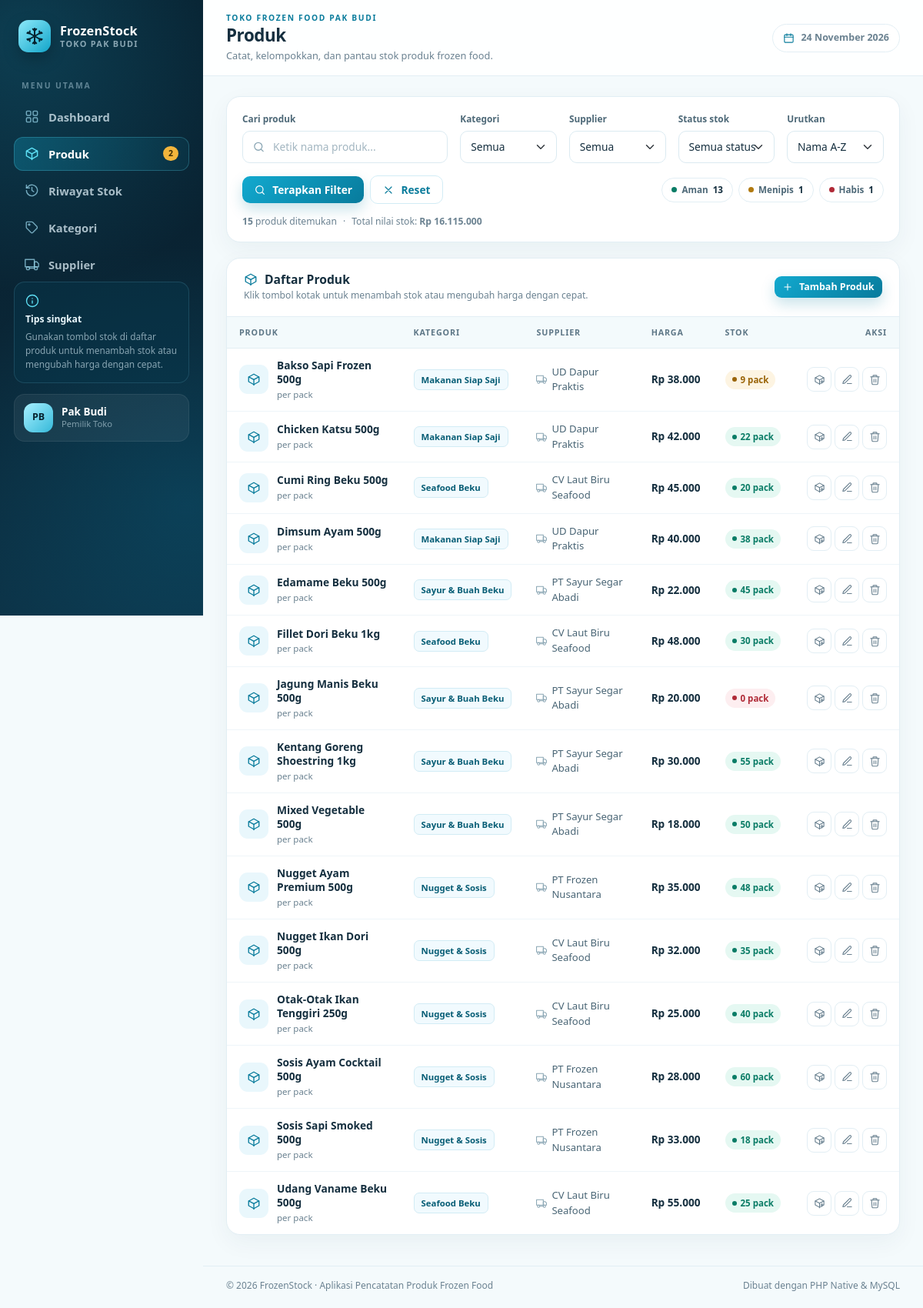
/produk.php, run on the app's committed database.
### tables this page shows
CREATE TABLE `produk` (
  `id`           INT UNSIGNED NOT NULL AUTO_INCREMENT,
  `nama_produk`  VARCHAR(120) NOT NULL,
  `kategori_id`  INT UNSIGNED NOT NULL,
  `supplier_id`  INT UNSIGNED NOT NULL,
  `harga`        DECIMAL(12, 2) NOT NULL,
  `stok`         INT UNSIGNED NOT NULL DEFAULT 0,
  `satuan`       VARCHAR(20) NOT NULL DEFAULT 'pack',
  `created_at`   TIMESTAMP NOT NULL DEFAULT CURRENT_TIMESTAMP,
  `updated_at`   TIMESTAMP NOT NULL DEFAULT CURRENT_TIMESTAMP
                 ON UPDATE CURRENT_TIMESTAMP,
  PRIMARY KEY (`id`),
  UNIQUE KEY `uq_produk_nama` (`nama_produk`),
  KEY `idx_produk_kategori` (`kategori_id`),
  KEY `idx_produk_supplier` (`supplier_id`),
  CONSTRAINT `fk_produk_kategori`
    FOREIGN KEY (`kategori_id`) REFERENCES `kategori` (`id`)
    ON UPDATE CASCADE
    ON DELETE RESTRICT,
  CONSTRAINT `fk_produk_supplier`
    FOREIGN KEY (`supplier_id`) REFERENCES `supplier` (`id`)
    ON UPDATE CASCADE
    ON DELETE RESTRICT
);

CREATE TABLE `kategori` (
  `id`         INT UNSIGNED NOT NULL AUTO_INCREMENT,
  `nama`       VARCHAR(100) NOT NULL,
  `deskripsi`  TEXT NULL,
  `created_at` TIMESTAMP NOT NULL DEFAULT CURRENT_TIMESTAMP,
  PRIMARY KEY (`id`),
  UNIQUE KEY `uq_kategori_nama` (`nama`)
);

CREATE TABLE `supplier` (
  `id`         INT UNSIGNED NOT NULL AUTO_INCREMENT,
  `nama`       VARCHAR(100) NOT NULL,
  `kontak`     VARCHAR(30) NULL,
  `alamat`     TEXT NULL,
  `created_at` TIMESTAMP NOT NULL DEFAULT CURRENT_TIMESTAMP,
  PRIMARY KEY (`id`),
  UNIQUE KEY `uq_supplier_nama` (`nama`)
);

### includes/functions.php (called while the page is built, shortened)
<?php
function e(mixed $nilai): string
{
    return htmlspecialchars((string) ($nilai ?? ''), ENT_QUOTES, 'UTF-8');
}
function rupiah(mixed $angka): string
{
    return 'Rp ' . number_format((float) $angka, 0, ',', '.');
}
function status_stok(int $stok): array
{
    if ($stok <= 0) {
        return ['kelas' => 'stok-habis', 'label' => 'Habis'];
    }
    if ($stok <= 10) {
        return ['kelas' => 'stok-menipis', 'label' => 'Menipis'];
    }
    return ['kelas' => 'stok-aman', 'label' => 'Tersedia'];
}

### produk.php (the view, shortened to what this page needs)
<?php
require_once __DIR__ . '/includes/functions.php';
require_once __DIR__ . '/config/koneksi.php';
$cari = isset($_GET['cari']) && is_string($_GET['cari']) ? trim($_GET['cari']) : '';
$kategoriId = filter_input(INPUT_GET, 'kategori_id', FILTER_VALIDATE_INT);
$kategoriId = $kategoriId !== false && $kategoriId !== null ? (int) $kategoriId : 0;
$supplierId = filter_input(INPUT_GET, 'supplier_id', FILTER_VALIDATE_INT);
$supplierId = $supplierId !== false && $supplierId !== null ? (int) $supplierId : 0;
$filterStok = isset($_GET['stok']) && is_string($_GET['stok']) ? $_GET['stok'] : '';
if (!in_array($filterStok, ['habis', 'menipis', 'aman'], true)) {
    $filterStok = '';
}
$pilihanUrutan = [
    'nama'         => 'Nama A-Z',
    'stok_rendah'  => 'Stok tersedikit',
    'stok_tinggi'  => 'Stok terbanyak',
    'harga_rendah' => 'Harga termurah',
    'harga_tinggi' => 'Harga termahal',
    'terbaru'      => 'Produk terbaru',
];
$urutan = isset($_GET['urutan']) && is_string($_GET['urutan']) ? $_GET['urutan'] : 'nama';
$orderBy = [
    'nama'         => 'p.nama_produk ASC',
    'stok_rendah'  => 'p.stok ASC, p.nama_produk ASC',
    'stok_tinggi'  => 'p.stok DESC, p.nama_produk ASC',
    'harga_rendah' => 'p.harga ASC, p.nama_produk ASC',
    'harga_tinggi' => 'p.harga DESC, p.nama_produk ASC',
    'terbaru'      => 'p.id DESC',
][$urutan];
$kondisi = [];
$parameter = [];
$where = $kondisi === [] ? '' : ' WHERE ' . implode(' AND ', $kondisi);
$sql = 'SELECT p.id, p.nama_produk, p.harga, p.stok, p.satuan,
               k.id AS kategori_id, k.nama AS nama_kategori,
               s.id AS supplier_id, s.nama AS nama_supplier
          FROM produk p
          JOIN kategori k ON k.id = p.kategori_id
          JOIN supplier s ON s.id = p.supplier_id'
    . $where
    . ' ORDER BY ' . $orderBy;
$stmt = $pdo->prepare($sql);
$stmt->execute($parameter);
$daftarProduk = $stmt->fetchAll();
$totalNilai = 0.0;
foreach ($daftarProduk as $produk) {
    $totalNilai += (float) $produk['harga'] * (int) $produk['stok'];
}
$ringkasanStok = $pdo->query(
    "SELECT
        COALESCE(SUM(CASE WHEN stok = 0 THEN 1 ELSE 0 END), 0) AS habis,
        COALESCE(SUM(CASE WHEN stok BETWEEN 1 AND 10 THEN 1 ELSE 0 END), 0) AS menipis,
        COALESCE(SUM(CASE WHEN stok > 10 THEN 1 ELSE 0 END), 0) AS aman
       FROM produk"
)->fetch();
$jumlahHabis   = (int) ($ringkasanStok['habis'] ?? 0);
$jumlahMenipis = (int) ($ringkasanStok['menipis'] ?? 0);
$jumlahAman    = (int) ($ringkasanStok['aman'] ?? 0);
$daftarSupplier = $pdo->query('SELECT id, nama FROM supplier ORDER BY nama ASC')->fetchAll();
$adaFilter = $cari !== '' || $kategoriId > 0 || $supplierId > 0 || $filterStok !== '';
require __DIR__ . '/includes/header.php';
?>
<section class="panel filter-panel">
    <div class="panel-body">
        <form method="get" action="produk.php">
            <div class="row g-3 align-items-end">
                <div class="col-12 col-lg-4">
                    <label for="cari" class="form-label">Cari produk</label>
                    <div class="search-field">
                        <input type="text" class="form-control" id="cari" name="cari"
                               value="<?= e($cari) ?>" placeholder="Ketik nama produk...">
                    </div>
                </div>
                <div class="col-6 col-lg-2">
                    <label for="kategori_id" class="form-label">Kategori</label>
                    <select class="form-select" id="kategori_id" name="kategori_id">
                        <option value="">Semua</option>
                    </select>
                </div>
                <div class="col-6 col-lg-2">
                    <label for="supplier_id" class="form-label">Supplier</label>
                    <select class="form-select" id="supplier_id" name="supplier_id">
                        <option value="">Semua</option>
                    </select>
                </div>
                <div class="col-6 col-lg-2">
                    <label for="stok" class="form-label">Status stok</label>
                    <select class="form-select" id="stok" name="stok">
                        <option value="">Semua status</option>
                    </select>
                </div>
                <div class="col-6 col-lg-2">
                    <label for="urutan" class="form-label">Urutkan</label>
                    <select class="form-select" id="urutan" name="urutan">
                        <?php foreach ($pilihanUrutan as $nilai => $label): ?>
                            <option value="<?= e($nilai) ?>" <?= $urutan === $nilai ? 'selected' : '' ?>>
                                <?= e($label) ?>
                            </option>
                        <?php endforeach; ?>
                    </select>
                </div>
            </div>
            <div class="d-flex flex-wrap align-items-center gap-2 mt-3">
                <button type="submit" class="btn btn-brand">
                    <svg class="icon" aria-hidden="true"><use href="#i-search"></use></svg>
                    Terapkan Filter
                </button>
                <a href="produk.php" class="btn btn-soft">
                    <svg class="icon" aria-hidden="true"><use href="#i-x"></use></svg>
                    Reset
                </a>
                <div class="filter-quick ms-lg-auto">
                    <a href="produk.php?stok=aman" class="quick-pill aman<?= $filterStok === 'aman' ? ' active' : '' ?>">
                        <span class="dot"></span>Aman <b><?= $jumlahAman ?></b>
                    </a>
                    <a href="produk.php?stok=menipis" class="quick-pill menipis<?= $filterStok === 'menipis' ? ' active' : '' ?>">
                        <span class="dot"></span>Menipis <b><?= $jumlahMenipis ?></b>
                    </a>
                    <a href="produk.php?stok=habis" class="quick-pill habis<?= $filterStok === 'habis' ? ' active' : '' ?>">
                        <span class="dot"></span>Habis <b><?= $jumlahHabis ?></b>
                    </a>
                </div>
            </div>
            <div class="filter-result">
                <span><strong><?= count($daftarProduk) ?></strong> produk ditemukan</span>
                <span>&middot;</span>
                <span>Total nilai stok: <strong><?= e(rupiah($totalNilai)) ?></strong></span>
            </div>
        </form>
    </div>
</section>
<section class="panel">
    <div class="panel-header">
        <div>
            <h2 class="panel-title">
                <svg class="icon" aria-hidden="true"><use href="#i-package"></use></svg>
                Daftar Produk
            </h2>
            <p class="panel-subtitle">Klik tombol kotak untuk menambah stok atau mengubah harga dengan cepat.</p>
        </div>
        <a href="produk-tambah.php" class="btn btn-brand btn-sm ms-auto">
            <svg class="icon" aria-hidden="true"><use href="#i-plus"></use></svg>
            Tambah Produk
        </a>
    </div>
    <?php if ($daftarProduk === []): ?>
        <div class="empty-state">
            <span class="empty-icon">
                <svg class="icon" aria-hidden="true"><use href="#i-package"></use></svg>
            </span>
            <h3><?= $adaFilter ? 'Produk tidak ditemukan' : 'Belum ada produk' ?></h3>
            <p>
                <?= $adaFilter
                    ? 'Coba ubah kata kunci, status stok, atau filter kategori/supplier yang dipilih.'
                    : 'Mulai catat produk frozen food pertama milik Pak Budi.' ?>
            </p>
            <?php if ($adaFilter): ?>
                <a href="produk.php" class="btn btn-soft btn-sm">
                    <svg class="icon" aria-hidden="true"><use href="#i-x"></use></svg>
                    Reset Filter
                </a>
            <?php else: ?>
                <a href="produk-tambah.php" class="btn btn-brand btn-sm">
                    <svg class="icon" aria-hidden="true"><use href="#i-plus"></use></svg>
                    Tambah Produk
                </a>
            <?php endif; ?>
        </div>
    <?php else: ?>
        <div class="table-responsive">
            <table class="table table-app align-middle">
                <thead>
                    <tr>
                        <th>Produk</th>
                        <th>Kategori</th>
                        <th>Supplier</th>
                        <th>Harga</th>
                        <th>Stok</th>
                        <th class="col-aksi col-aksi-lebar">Aksi</th>
                    </tr>
                </thead>
                <tbody>
                    <?php foreach ($daftarProduk as $produk): ?>
                        <?php $status = status_stok((int) $produk['stok']); ?>
                        <tr>
                            <td>
                                <div class="produk-info">
                                    <span class="produk-thumb">
                                        <svg class="icon" aria-hidden="true"><use href="#i-package"></use></svg>
                                    </span>
                                    <div>
                                        <p class="produk-nama"><?= e($produk['nama_produk']) ?></p>
                                        <p class="produk-satuan">per <?= e($produk['satuan']) ?></p>
                                    </div>
                                </div>
                            </td>
                            <td>
                                <a href="produk.php?kategori_id=<?= (int) $produk['kategori_id'] ?>" class="badge-soft">
                                    <?= e($produk['nama_kategori']) ?>
                                </a>
                            </td>
                            <td>
                                <span class="supplier-text">
                                    <svg class="icon" aria-hidden="true"><use href="#i-truck"></use></svg>
                                    <?= e($produk['nama_supplier']) ?>
                                </span>
                            </td>
                            <td class="harga-text"><?= e(rupiah($produk['harga'])) ?></td>
                            <td>
                                <span class="stok-pill <?= e($status['kelas']) ?>">
                                    <?= (int) $produk['stok'] ?> <?= e($produk['satuan']) ?>
                                </span>
                            </td>
                            <td class="text-end">
                                <div class="d-inline-flex gap-1">
                                    <button type="button" class="btn-aksi stok"
                                            title="Kelola stok &amp; harga <?= e($produk['nama_produk']) ?>"
                                            data-bs-toggle="modal" data-bs-target="#modalStok"
                                            data-stok-id="<?= (int) $produk['id'] ?>"
                                            data-stok-nama="<?= e($produk['nama_produk']) ?>"
                                            data-stok-kategori="<?= e($produk['nama_kategori']) ?>"
                                            data-stok-jumlah="<?= (int) $produk['stok'] ?>"
                                            data-stok-satuan="<?= e($produk['satuan']) ?>"
                                            data-stok-harga="<?= (int) $produk['harga'] ?>"
                                            data-stok-tujuan="produk.php">
                                        <svg class="icon" aria-hidden="true"><use href="#i-box-plus"></use></svg>
                                    </button>
                                    <a href="produk-edit.php?id=<?= (int) $produk['id'] ?>"
                                       class="btn-aksi" title="Edit <?= e($produk['nama_produk']) ?>">
                                        <svg class="icon" aria-hidden="true"><use href="#i-pencil"></use></svg>
                                    </a>
                                    <button type="button" class="btn-aksi danger"
                                            title="Hapus <?= e($produk['nama_produk']) ?>"
                                            data-bs-toggle="modal" data-bs-target="#konfirmasiHapus"
                                            data-hapus-url="produk-hapus.php"
                                            data-hapus-id="<?= (int) $produk['id'] ?>"
                                            data-hapus-nama="<?= e($produk['nama_produk']) ?>">
                                        <svg class="icon" aria-hidden="true"><use href="#i-trash"></use></svg>
                                    </button>
                                </div>
                            </td>
                        </tr>
                    <?php endforeach; ?>
                </tbody>
            </table>
        </div>
    <?php endif; ?>
</section>
<?php require __DIR__ . '/includes/footer.php'; ?>

### data on the page
produk: nama_produk "Bakso Sapi Frozen 500g", satuan "pack", kategori.nama "Makanan Siap Saji", supplier.nama "UD Dapur Praktis", harga "Rp 38.000", stok "9"
produk: nama_produk "Chicken Katsu 500g", satuan "pack", kategori.nama "Makanan Siap Saji", supplier.nama "UD Dapur Praktis", harga "Rp 42.000", stok "22"
produk: nama_produk "Cumi Ring Beku 500g", satuan "pack", kategori.nama "Seafood Beku", supplier.nama "CV Laut Biru Seafood", harga "Rp 45.000", stok "20"
produk: nama_produk "Dimsum Ayam 500g", satuan "pack", kategori.nama "Makanan Siap Saji", supplier.nama "UD Dapur Praktis", harga "Rp 40.000", stok "38"
produk: nama_produk "Edamame Beku 500g", satuan "pack", kategori.nama "Sayur & Buah Beku", supplier.nama "PT Sayur Segar Abadi", harga "Rp 22.000", stok "45"
produk: nama_produk "Fillet Dori Beku 1kg", satuan "pack", kategori.nama "Seafood Beku", supplier.nama "CV Laut Biru Seafood", harga "Rp 48.000", stok "30"
produk: nama_produk "Jagung Manis Beku 500g", satuan "pack", kategori.nama "Sayur & Buah Beku", supplier.nama "PT Sayur Segar Abadi", harga "Rp 20.000", stok "0"
produk: nama_produk "Kentang Goreng Shoestring 1kg", satuan "pack", kategori.nama "Sayur & Buah Beku", supplier.nama "PT Sayur Segar Abadi", harga "Rp 30.000", stok "55"
produk: nama_produk "Mixed Vegetable 500g", satuan "pack", kategori.nama "Sayur & Buah Beku", supplier.nama "PT Sayur Segar Abadi", harga "Rp 18.000", stok "50"
produk: nama_produk "Nugget Ayam Premium 500g", satuan "pack", kategori.nama "Nugget & Sosis", supplier.nama "PT Frozen Nusantara", harga "Rp 35.000", stok "48"
produk: nama_produk "Nugget Ikan Dori 500g", satuan "pack", kategori.nama "Nugget & Sosis", supplier.nama "CV Laut Biru Seafood", harga "Rp 32.000", stok "35"
produk: nama_produk "Otak-Otak Ikan Tenggiri 250g", satuan "pack", kategori.nama "Nugget & Sosis", supplier.nama "CV Laut Biru Seafood", harga "Rp 25.000", stok "40"
produk: nama_produk "Sosis Ayam Cocktail 500g", satuan "pack", kategori.nama "Nugget & Sosis", supplier.nama "PT Frozen Nusantara", harga "Rp 28.000", stok "60"
produk: nama_produk "Sosis Sapi Smoked 500g", satuan "pack", kategori.nama "Nugget & Sosis", supplier.nama "PT Frozen Nusantara", harga "Rp 33.000", stok "18"
produk: nama_produk "Udang Vaname Beku 500g", satuan "pack", kategori.nama "Seafood Beku", supplier.nama "CV Laut Biru Seafood", harga "Rp 55.000", stok "25"

### other printed values
$menu['label'] "Dashboard"
$menu['label'] "Produk"
$jumlahStokMenipis "2"
$menu['label'] "Riwayat Stok"
$menu['label'] "Kategori"
$menu['label'] "Supplier"
$pageTitle "Produk"
$pageSubtitle "Catat, kelompokkan, dan pantau stok produk frozen food."
tanggal_hari_ini() "24 November 2026"
$jumlahAman "13"
$jumlahMenipis "1"
$jumlahHabis "1"
count($daftarProduk) "15"
rupiah($totalNilai) "Rp 16.115.000"
form field urutan "Nama A-Z"
